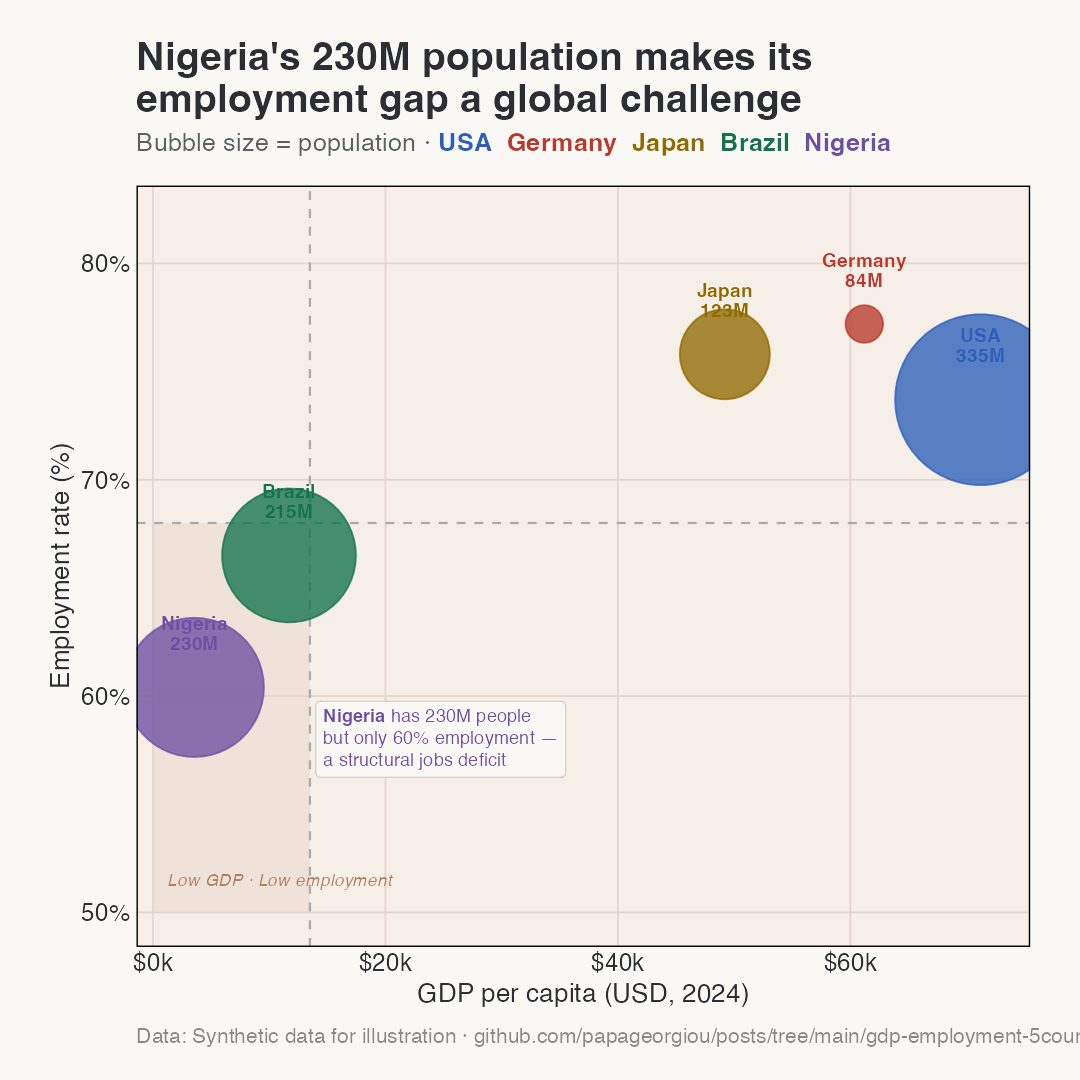

The script that saved this image:
# Chart 5: Bubble — GDP per capita vs Employment Rate, sized by population (2024)
# Insight: Nigeria's huge population makes its low employment rate a global labour challenge

library(tidyverse)
library(ggtext)
library(scales)

# ── Palette & theme ────────────────────────────────────────────────────────────
bg_plot   <- "#F6EFE8"
bg_figure <- "#FAF8F5"
gridlines <- "#E2D6CB"
text_axes <- "#2B2F33"

palette_warm <- c(
  USA     = "#2B5FB8",
  Germany = "#B83A2F",
  Japan   = "#8F6A00",
  Brazil  = "#13734A",
  Nigeria = "#6B4FA3"
)

my_social_theme <- function(base_size = 14, base_family = "Helvetica") {
  ggthemes::theme_foundation(base_size = base_size, base_family = base_family) +
    theme(
      plot.background  = element_rect(fill = bg_figure, color = NA),
      panel.background = element_rect(fill = bg_plot,   color = NA),
      panel.grid.major = element_line(color = gridlines, linewidth = 0.4),
      panel.grid.minor = element_blank(),
      axis.ticks       = element_blank(),
      axis.text        = element_text(color = text_axes, size = rel(0.85)),
      axis.title       = element_text(color = text_axes, size = rel(0.9)),
      plot.title       = element_text(face = "bold", size = rel(1.35), color = text_axes,
                                      hjust = 0, margin = margin(b = 6)),
      plot.subtitle    = element_markdown(size = rel(0.95), color = "#5A5F65",
                                          margin = margin(b = 14)),
      plot.caption     = element_text(size = rel(0.72), color = "#888888",
                                      hjust = 0, margin = margin(t = 10)),
      plot.margin      = margin(20, 24, 16, 24),
      legend.position  = "none"
    )
}

# ── Data (2024 snapshot) ───────────────────────────────────────────────────────
df <- tribble(
  ~country,   ~gdp_per_capita, ~emp_rate, ~population_m,
  "USA",      71200,           73.7,      335,
  "Germany",  61200,           77.2,       84,
  "Japan",    49200,           75.8,      123,
  "Brazil",   11700,           66.5,      215,
  "Nigeria",  3550,            60.4,      230
)

world_avg_emp <- 68
world_avg_gdp <- 13500

# ── Plot ───────────────────────────────────────────────────────────────────────
p <- ggplot(df, aes(gdp_per_capita, emp_rate, size = population_m, color = country)) +
  # Quadrant shading: highlight bottom-left (low GDP, low employment)
  annotate("rect",
    xmin = 0,    xmax = world_avg_gdp,
    ymin = 50,   ymax = world_avg_emp,
    fill = "#E8D6C8", alpha = 0.5
  ) +
  annotate("text",
    x = 1200, y = 51.5, hjust = 0,
    label = "Low GDP · Low employment",
    size = 3, color = "#B08060", fontface = "italic"
  ) +
  # Reference lines
  geom_vline(xintercept = world_avg_gdp, linetype = "dashed",
             color = "#AAAAAA", linewidth = 0.5) +
  geom_hline(yintercept = world_avg_emp, linetype = "dashed",
             color = "#AAAAAA", linewidth = 0.5) +
  # Bubbles
  geom_point(alpha = 0.78) +
  # Country labels
  geom_text(
    aes(label = paste0(country, "\n", round(population_m), "M")),
    size = 3.3, fontface = "bold",
    vjust = -1.1, lineheight = 0.85
  ) +
  # Highlight callout on Nigeria
  annotate("richtext",
    x = 14000, y = 58,
    label = "**Nigeria** has 230M people<br>but only 60% employment —<br>a structural jobs deficit",
    fill = "#FAF8F5", label.color = "#CCCCCC",
    size = 3.1, color = "#6B4FA3", hjust = 0
  ) +
  scale_color_manual(values = palette_warm) +
  scale_size_continuous(range = c(8, 38)) +
  scale_x_continuous(
    labels = label_dollar(scale = 1e-3, suffix = "k"),
    expand = expansion(mult = c(0.02, 0.06))
  ) +
  scale_y_continuous(
    labels = label_percent(scale = 1),
    limits = c(50, 82)
  ) +
  labs(
    title    = "Nigeria's 230M population makes its\nemployment gap a global challenge",
    subtitle = paste0(
      "Bubble size = population  ·  ",
      "<span style='color:#2B5FB8'>**USA**</span>  ",
      "<span style='color:#B83A2F'>**Germany**</span>  ",
      "<span style='color:#8F6A00'>**Japan**</span>  ",
      "<span style='color:#13734A'>**Brazil**</span>  ",
      "<span style='color:#6B4FA3'>**Nigeria**</span>"
    ),
    x       = "GDP per capita (USD, 2024)",
    y       = "Employment rate (%)",
    caption = "Data: Synthetic data for illustration · github.com/papageorgiou/posts"
  ) +
  my_social_theme() +
  theme(plot.subtitle = element_markdown(size = rel(0.88), color = "#5A5F65",
                                         margin = margin(b = 14)))

ggsave(
  "05_bubble_gdp_emp_pop.png",
  plot   = p,
  path   = "/Users/alexp/gd_alpapag/apclients/posts/gdp-employment-5countries",
  width  = 1080, height = 1080, units = "px", dpi = 150, bg = bg_figure
)

message("Chart 5 saved.")
